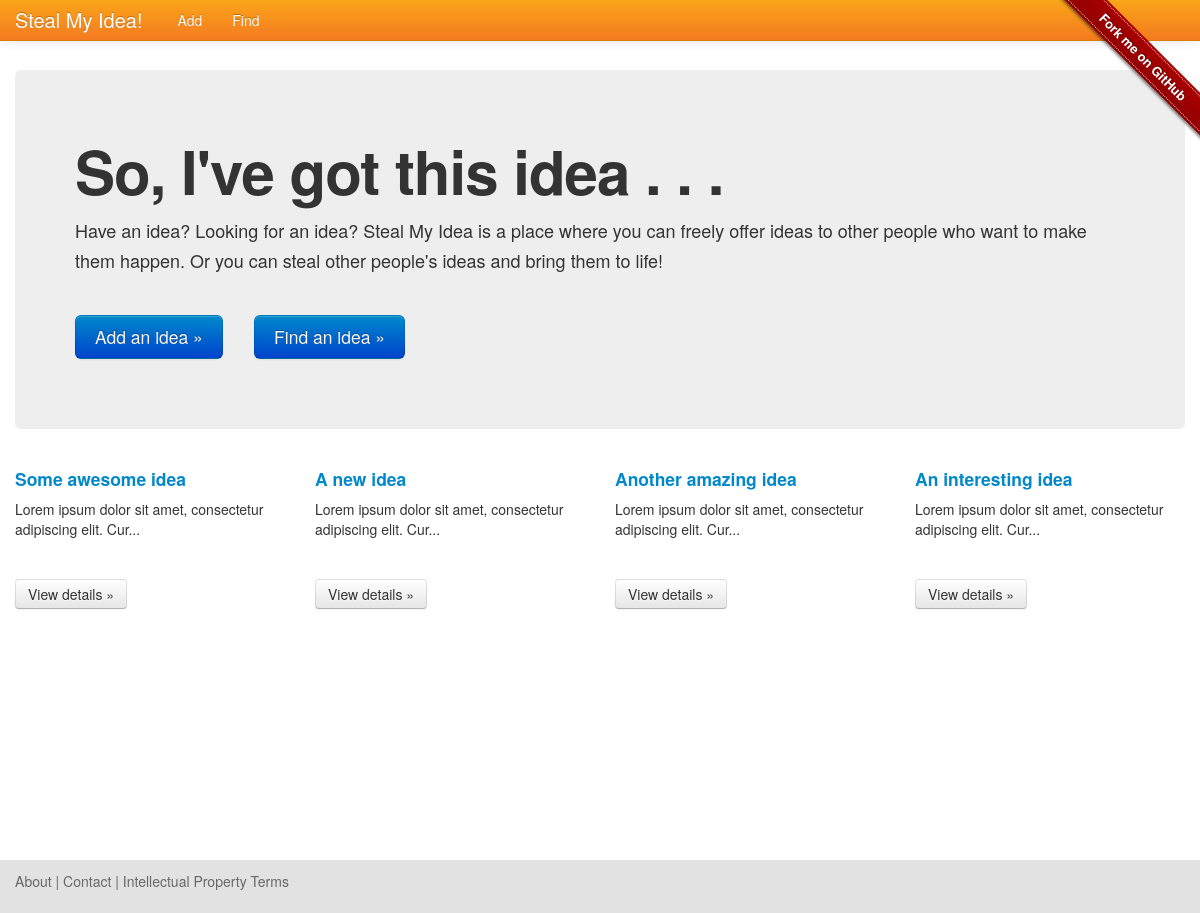
The page / on the database its author committed.
### ideas/models.py (models this page shows, shortened)
class Idea(models.Model):
    HELP = 'Help! Work with me to make this idea a reality'
    EXECUTION = 'Someone, anyone to make take this idea and make it a reality'
    MONEY = 'Money to take this idea and turn it into a reality'
    AUTHOR_WANTS_OPTIONS = (
        (HELP,      'Help! Work with me to make this idea a reality'),
        (EXECUTION, 'Someone, anyone to make take this idea and make it a reality'),
        (MONEY,     'Money to take this idea and turn it into a reality'),
    )
    title = models.CharField(max_length=200)
    date_published = models.DateTimeField(auto_now_add=True)
    description = models.TextField()
    author_wants = models.CharField(max_length=100, choices=AUTHOR_WANTS_OPTIONS, default=EXECUTION)
    votes = models.IntegerField(default=0)

### ideas/views.py (the view)
# urls.py: url(r'^$', views.HomeView.as_view(), name='home'),
class HomeView(generic.ListView):
    template_name = 'ideas/home.html'
    context_object_name = 'latest_idea_list'
    def get_queryset(self):
        return Idea.objects.order_by('-votes')[:4]

### ideas/templates/ideas/home.html
{% include 'ideas/header.html' %}
<div class="hero-unit">
  <h1>So, I've got this idea . . .</h1>
  <p>Have an idea? Looking for an idea? Steal My Idea is a place where you can freely offer ideas to other people who want to make them happen. Or you can steal other people's ideas and bring them to life!</p>
  <p>
    <a href="{% url 'admin:index' %}ideas/idea/add/"
       class="btn btn-primary btn-large">Add an idea &raquo;</a>
    <a href="{% url 'ideas:index' %}"
       class="btn btn-primary btn-large">Find an idea &raquo;</a>
  </p>
</div>
{% if latest_idea_list %}
  <div class="row">
    {% for idea in latest_idea_list %}
    <div class="span3">
      <h4><a href="{% url 'ideas:single' idea.id %}">{{ idea.title }}</a></h4>
      <p>{{ idea.description|slice:':60' }}...</p>
      <p><a class="btn" href="{% url 'ideas:single' idea.id %}">View details &raquo;</a></p>
    </div>
    {% endfor %}
  </div>
{% else %}
    <p>There are no ideas to steal right now :( </p>
{% endif %}
{% include 'ideas/footer.html' %}

### rows shown on the page
Idea: title "Some awesome idea", description "Lorem ipsum dolor sit amet, consectetur adipiscing elit. Cur"
Idea: title "A new idea", description "Lorem ipsum dolor sit amet, consectetur adipiscing elit. Cur"
Idea: title "Another amazing idea", description "Lorem ipsum dolor sit amet, consectetur adipiscing elit. Cur"
Idea: title "An interesting idea", description "Lorem ipsum dolor sit amet, consectetur adipiscing elit. Cur"
